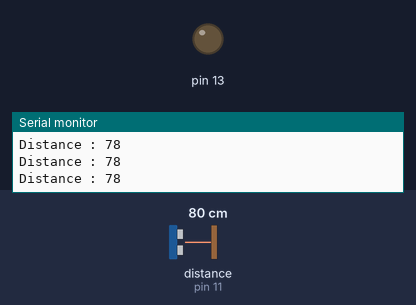
Simulated run of this sketch. Board: Arduino Uno, built with avr-gcc and run on an emulated ATmega328P. Parts: output pins drawn as LEDs (lit = HIGH), the last lines printed to the serial monitor. Wiring (inferred from the names in the program): ultrasonic range finder: trigger pin 12; echo pin 11. Inputs (shaded band) come from the test bench; at power-on: distance to the obstacle (sensor on pin 11) 80 cm. The echo pulse lasts 58.3 µs per cm; pins used as bus, display or sensor lines are not drawn.

Above: at 1.2 s.
1.3 s: distance to the obstacle (sensor on pin 11) set to 66 cm
4.3 s: distance to the obstacle (sensor on pin 11) set to 57 cm
At 4.42 s:
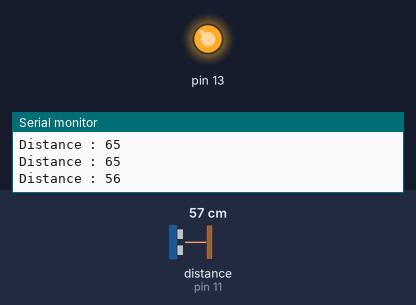
7.3 s: distance to the obstacle (sensor on pin 11) set to 250 cm
At 8.5 s:
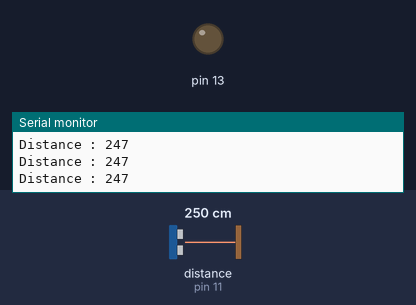
8.8 s: distance to the obstacle (sensor on pin 11) set to 2 cm
At 8.92 s:
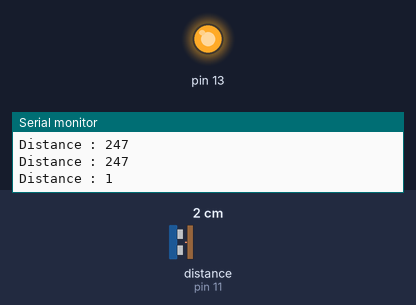
Timing chart, 0 to 11.8 s (numbered marks = the images above; inputs shaded):
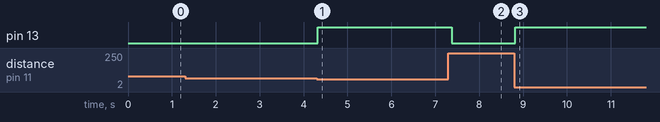

Measured:
- the behaviour switches between 61 and 60 cm on distance to the obstacle (sensor on pin 11) (found by bisection; images 0 and 1)
- after the input at 4.3 s, pin 13: LOW → HIGH at once
- after the input at 7.3 s, pin 13: HIGH → LOW after 0.08 s
- after the input at 8.8 s, pin 13: LOW → HIGH at once

The sketch:

Home_challenge.ino
```cpp
const int trigPin = 12;
const int echoPin = 11;
long duration;
int distance;

void setup()
{
  pinMode(trigPin, OUTPUT);
  pinMode(echoPin, INPUT);
  pinMode(13,HIGH);
  Serial.begin(9600);
}

void loop()
{
  digitalWrite(trigPin, LOW);
  delayMicroseconds(2);

  digitalWrite(trigPin, HIGH);
  delayMicroseconds(10);
  digitalWrite(trigPin, LOW);

  duration = pulseIn(echoPin, HIGH);

  distance = duration*0.034/2;

  Serial.print("Distance : ");
  Serial.println(distance);
  if (distance<60)
  {
    digitalWrite(13,HIGH);
    delay(200);
    digitalWrite(13,LOW);
  }

}
```
